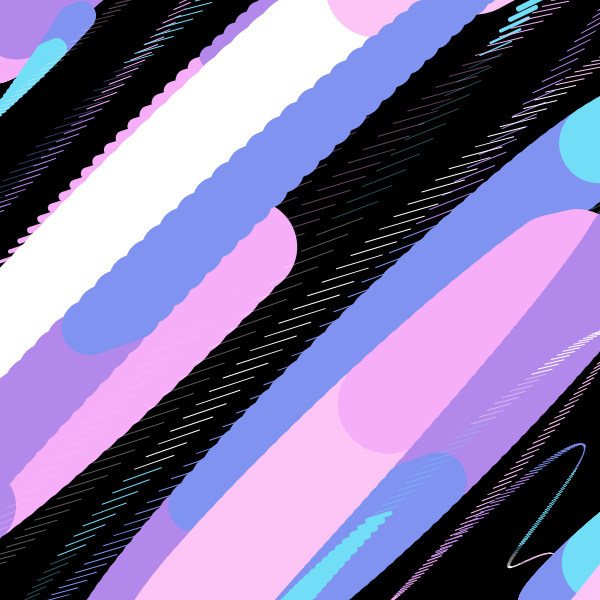
Frame 1 (no input)
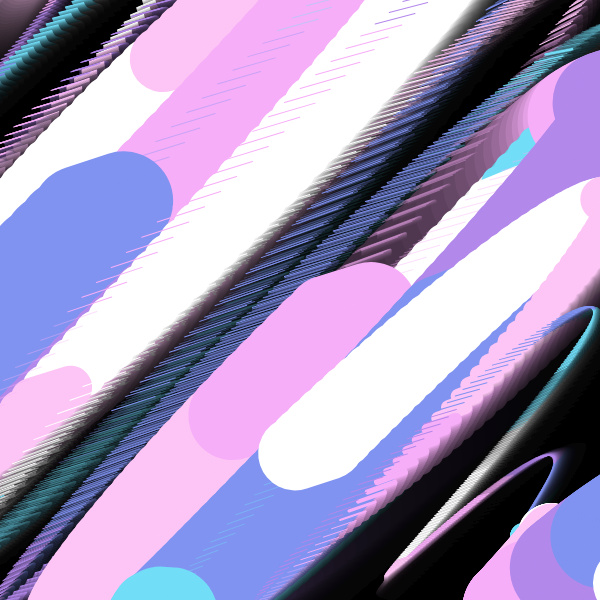
Frame 60 (no input)
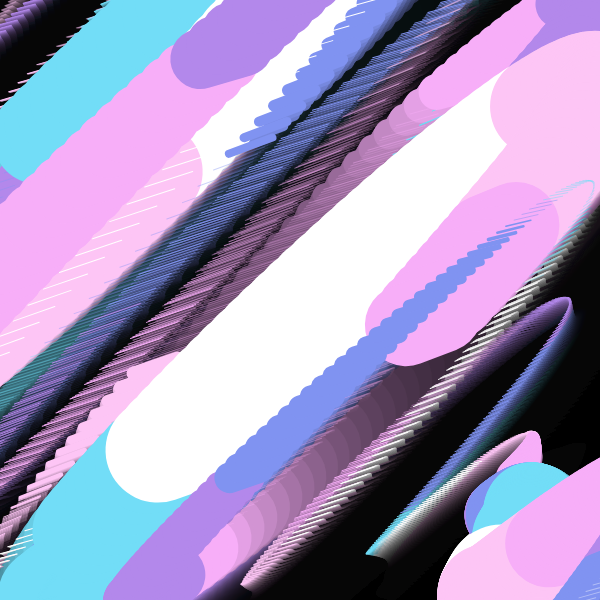
Frame 120 (the mouse pressed at the canvas centre since frame 60)

The p5.js sketch that drew these frames (run headless with seeded random() and noise() and a simulated clock; from frame 60 on, the mouse is pressed at the canvas centre):

// p5.js sketch
// ── sketch.js
//Inspo from
/*
200504 Spiral Storm
by CHE YU WU 
*/
let colors = "fdc5f5-f7aef8-b388eb-8093f1-72ddf7-fff".split("-").map(a=>"#"+a);
let overAllTexture;

function setup() {

  fill('black')
  
  overAllTexture=createGraphics(width,height)
  
  overAllTexture.loadPixels()
  for(var i=0;i<width;i++){
    for(var o=0;o<height;o++){
      overAllTexture.set(i,o,color(100,noise(i/3,o/3,i*o/50)*random([0,50,100])))
    }
  }
  overAllTexture.updatePixels()

  w = 600;
    var canvas;
    if(windowWidth>=600 && windowHeight >=600){
      canvas = createCanvas(600, 600);
    }
    else{
      canvas = createCanvas(windowWidth, windowHeight - 100);
    }

  var x = (windowWidth - width) / 2;
  var y = (windowHeight - height) / 2;

  canvas.position(x, y);
  background(0);
  noStroke();

}


function draw() {
  background(0, 20)
  fill(0,0,20)
  noStroke()
  push()
    rotate(PI/4)
    stroke(255)
    strokeWeight(3)

    for(var i=0;i<1000;i+=0.5){
      strokeWeight(cos(i/(40+300/50)+frameCount/50)*100 +5)
      let clr = color(colors[ int(i/(300/50+10))%colors.length])
      if (i%50<10){
        clr.setAlpha(100)
        strokeWeight(1)
      }
      stroke(clr)
      let freq = 4+sin(frameCount/1000)/10+ 500/100+0.2+ noise(i/500,frameCount/200)*2
      let rr =  + sin(i/250+frameCount/500)*450 


      let sang = i/freq+frameCount/20
      let eang = sang + 1/freq
      let sx = i-1+cos(sang)*rr/10
      let sy = sin(sang)*rr
      let ex = i+cos(eang)*rr/20
      let ey = sin(eang)*rr

     line(sx,sy,ex,ey)
     // fill(clr)
    // rect(sx, sy, 1, 1)
    }
  
  pop()

  }
